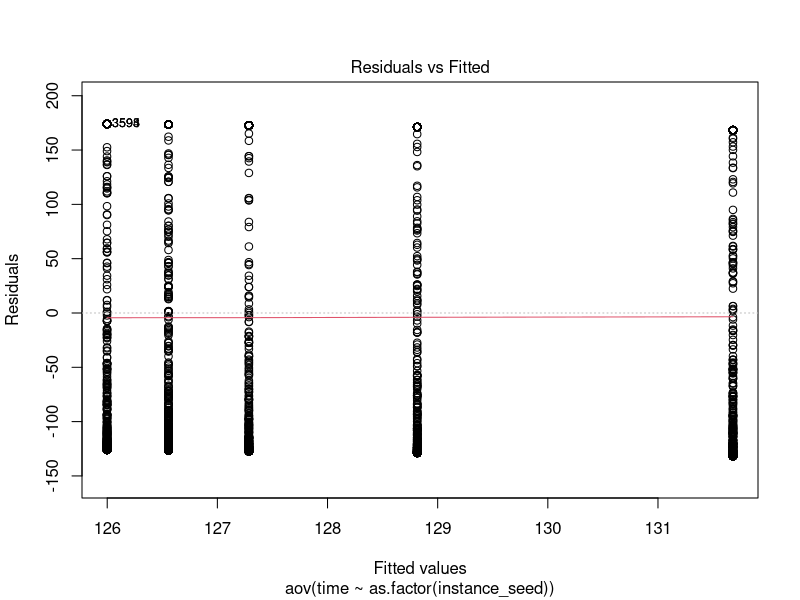
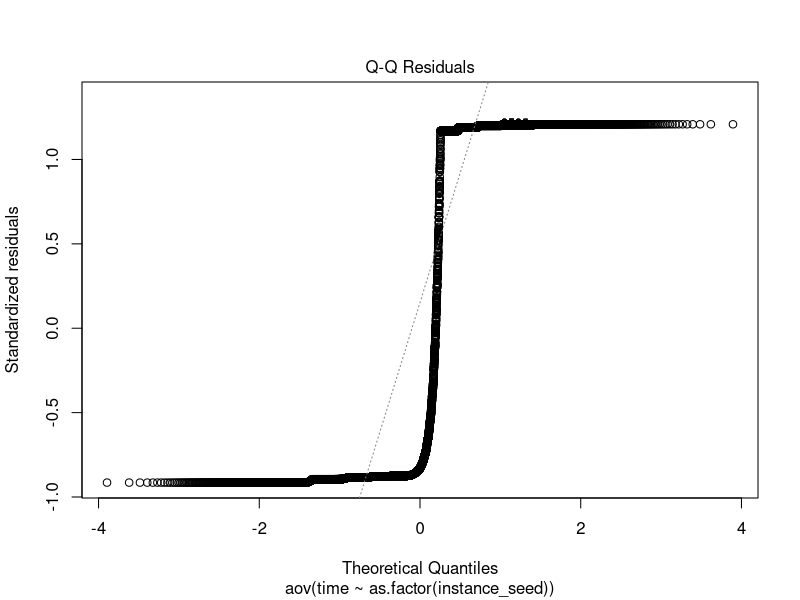
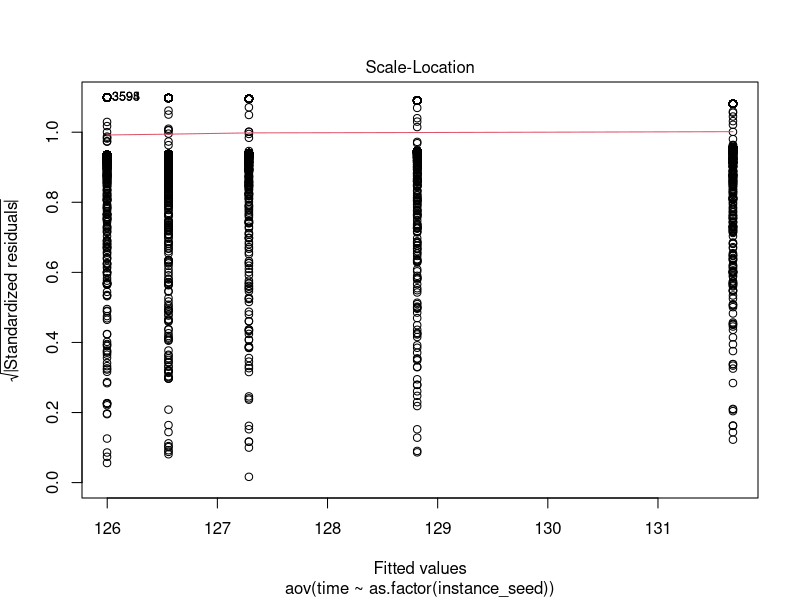
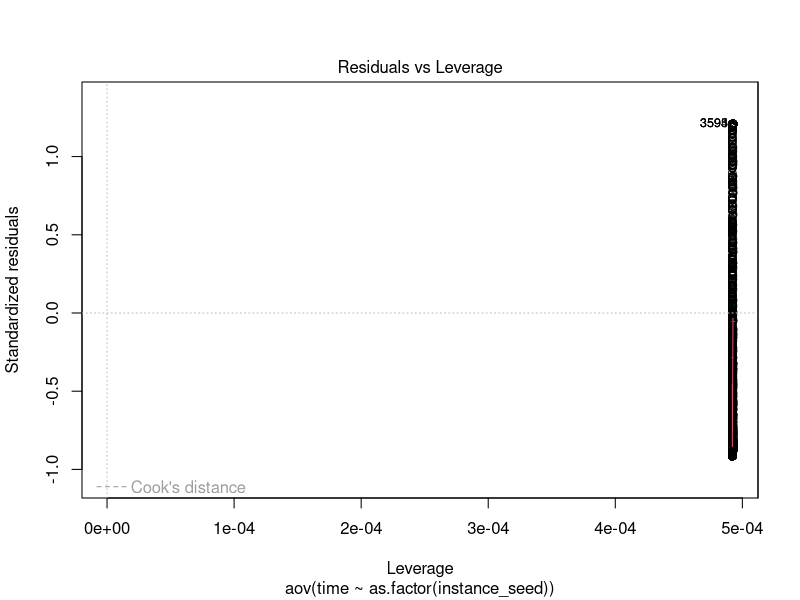
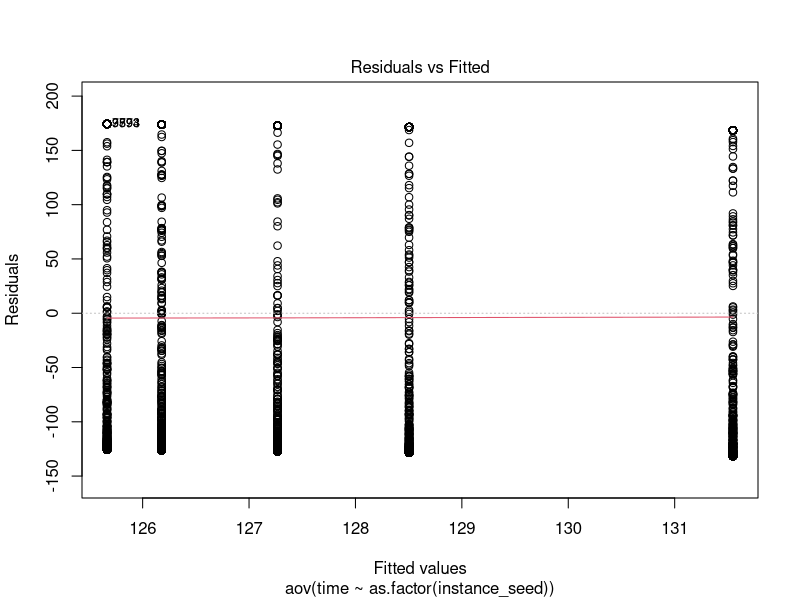
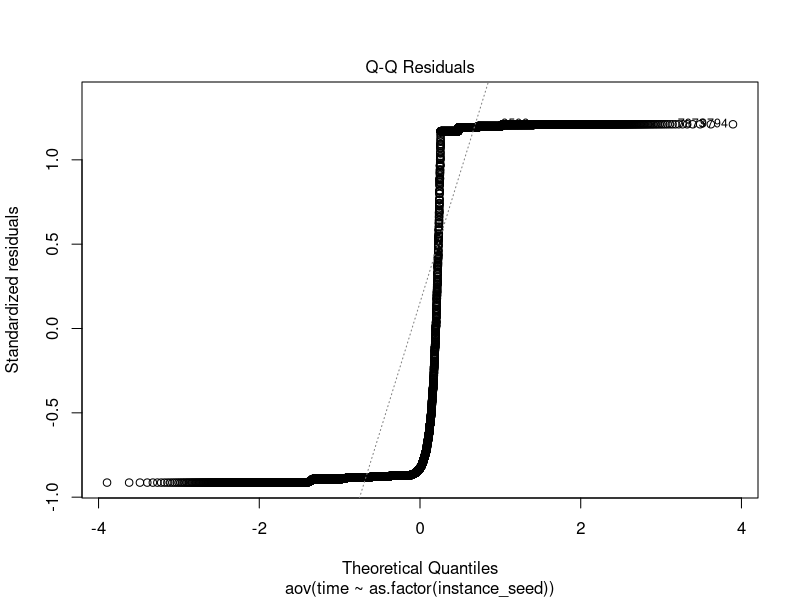
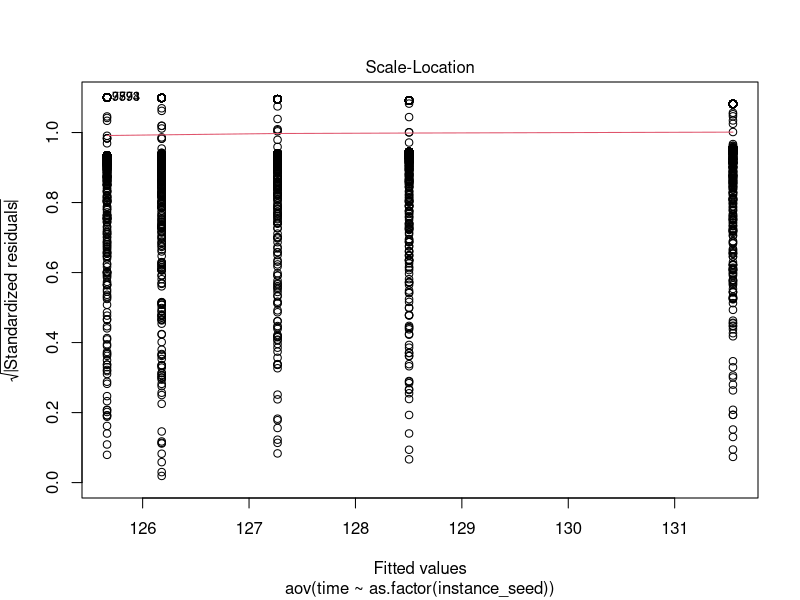
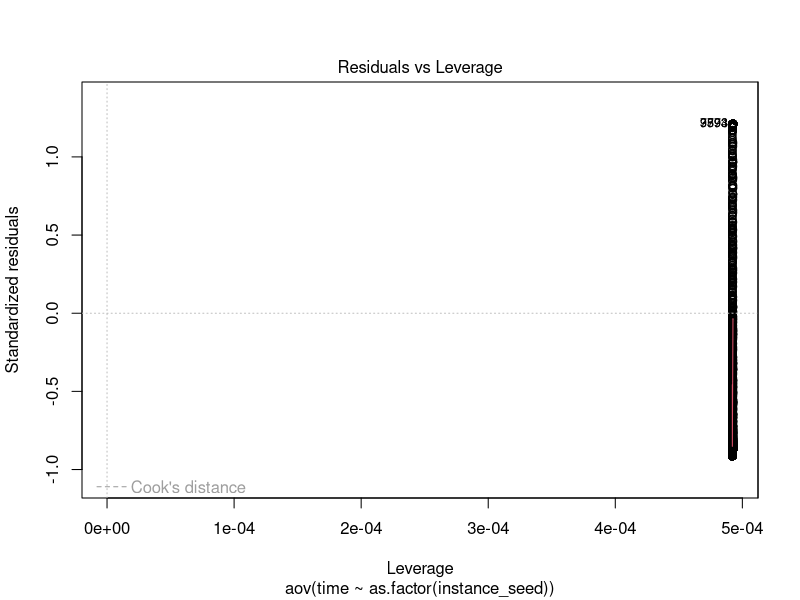

The R source for these figures, in order:
#load datasets
df <- read.csv(file = 'data-3.csv')
df1 <- read.csv(file = 'code_1_data.csv')
df2 <- read.csv(file = 'code_2_data.csv')

df1$individual <- 1 : length(df1[,1])
df2$individual <- 1 : length(df2[,1])


inputs <- matrix(0, length(df[,1]), 1)
counter <- 1
for (i in 1 : (length(df[, 1]) / 2)) {
    inputs[counter, 1] <- i
    inputs[counter + 1, 1] <- i
    counter <- counter + 2
}
df$individual <- inputs

###--------
# o as.factor() é para o anova interpretar esses dados como categorical (assim calcula os graus de liberdade corretamente)
###------

# one way anova for the 4th hypothesis
aov4_1.out <- aov(time ~ as.factor(instance_seed), data = df1)
aov4_2.out <- aov(time ~ as.factor(instance_seed), data = df2)

print("One way anova para a instance seed (4)")
print("df1")
print(summary(aov4_1.out))
plot(aov4_1.out)

print("df2")
print(summary(aov4_2.out))
plot(aov4_2.out)

#-------- Krsukal pois as assumptions não foram verificadas -------#
#Kruskal-Wallis
print("Kruskal-Wallis para a instance seed (4)")
kruskal4_1 <- kruskal.test(time ~ as.factor(instance_seed), data = df1)
print("df1")
print(kruskal4_1)

kruskal4_2 <- kruskal.test(time ~ as.factor(instance_seed), data = df2)
print("df2")
print(kruskal4_2)

#--------------------------------------------------#

# one way anova for the 5th hypothesis
aov5_1.out <- aov(time ~ as.factor(solver_seed), data = df1)
aov5_2.out <- aov(time ~ as.factor(solver_seed), data = df2)

print("One way anova para a solver seed (5)")
print("df1")
print(summary(aov5_1.out))
plot(aov5_1.out)

print("df2")
print(summary(aov5_2.out))
plot(aov5_2.out)

#-------- Krsukal pois as assumptions não foram verificadas -------#
#Kruskal-Wallis
print("Kruskal-Wallis para a instance seed (5)")
kruskal5_1 <- kruskal.test(time ~ as.factor(solver_seed), data = df1)
print("df1")
print(kruskal5_1)

kruskal5_2 <- kruskal.test(time ~ as.factor(solver_seed), data = df2)
print("df2")
print(kruskal5_2)

#----------------------------------------#
# one way repeated measures for hypothesis 3
#aovrm3.out <- aov_car(time ~ as.factor(solver) + Error(individual), data = df)
aovrm3.out <- aov(time ~ as.factor(solver) + Error(individual), data = df)

print("One way repeated measures anova.")
print(summary(aovrm3.out))
